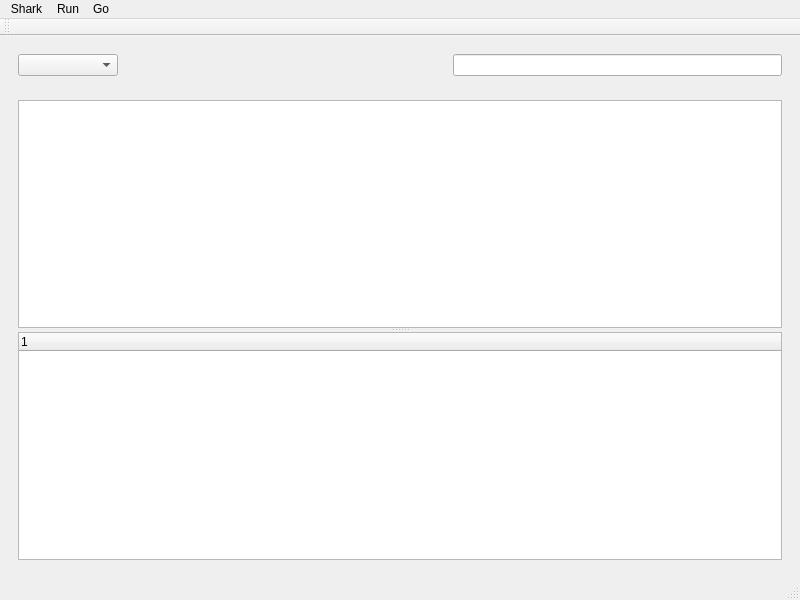
<?xml version="1.0" encoding="UTF-8"?>
<ui version="4.0">
 <class>MainWindow</class>
 <widget class="QMainWindow" name="MainWindow">
  <property name="geometry">
   <rect>
    <x>0</x>
    <y>0</y>
    <width>800</width>
    <height>600</height>
   </rect>
  </property>
  <property name="windowTitle">
   <string>MainWindow</string>
  </property>
  <widget class="QWidget" name="centralwidget">
   <layout class="QVBoxLayout" name="verticalLayout_2">
    <item>
     <widget class="QWidget" name="widget_2" native="true">
      <layout class="QHBoxLayout" name="horizontalLayout">
       <item>
        <widget class="QComboBox" name="comboBox">
         <property name="minimumSize">
          <size>
           <width>100</width>
           <height>0</height>
          </size>
         </property>
        </widget>
       </item>
       <item>
        <spacer name="horizontalSpacer">
         <property name="orientation">
          <enum>Qt::Horizontal</enum>
         </property>
         <property name="sizeHint" stdset="0">
          <size>
           <width>315</width>
           <height>20</height>
          </size>
         </property>
        </spacer>
       </item>
       <item>
        <widget class="QLineEdit" name="lineEdit"/>
       </item>
      </layout>
     </widget>
    </item>
    <item>
     <widget class="QWidget" name="widget" native="true">
      <layout class="QVBoxLayout" name="verticalLayout">
       <item>
        <widget class="QSplitter" name="splitter">
         <property name="orientation">
          <enum>Qt::Vertical</enum>
         </property>
         <widget class="QTableWidget" name="tableWidget"/>
         <widget class="QTreeWidget" name="treeWidget">
          <column>
           <property name="text">
            <string notr="true">1</string>
           </property>
          </column>
         </widget>
        </widget>
       </item>
      </layout>
     </widget>
    </item>
   </layout>
  </widget>
  <widget class="QMenuBar" name="menubar">
   <property name="geometry">
    <rect>
     <x>0</x>
     <y>0</y>
     <width>800</width>
     <height>22</height>
    </rect>
   </property>
   <widget class="QMenu" name="menuproject">
    <property name="title">
     <string>Shark</string>
    </property>
   </widget>
   <widget class="QMenu" name="menurun">
    <property name="title">
     <string>Run</string>
    </property>
    <addaction name="actionstart_stop"/>
    <addaction name="actionclear"/>
   </widget>
   <widget class="QMenu" name="menuGo">
    <property name="title">
     <string>Go</string>
    </property>
    <addaction name="actionnext_Packet"/>
    <addaction name="actionprevious_packet"/>
    <addaction name="actionfirst_packet"/>
    <addaction name="actionlast_packet"/>
    <addaction name="actionscanner"/>
   </widget>
   <addaction name="menuproject"/>
   <addaction name="menurun"/>
   <addaction name="menuGo"/>
  </widget>
  <widget class="QStatusBar" name="statusbar"/>
  <widget class="QToolBar" name="toolBar">
   <property name="windowTitle">
    <string>toolBar</string>
   </property>
   <attribute name="toolBarArea">
    <enum>TopToolBarArea</enum>
   </attribute>
   <attribute name="toolBarBreak">
    <bool>false</bool>
   </attribute>
  </widget>
  <action name="actionstart_stop">
   <property name="icon">
    <iconset resource="src.qrc">
     <normaloff>:/start.png</normaloff>:/start.png</iconset>
   </property>
   <property name="text">
    <string>start/stop</string>
   </property>
  </action>
  <action name="actionclear">
   <property name="icon">
    <iconset resource="src.qrc">
     <normaloff>:/empty.png</normaloff>:/empty.png</iconset>
   </property>
   <property name="text">
    <string>clear</string>
   </property>
  </action>
  <action name="actionnext_Packet">
   <property name="icon">
    <iconset resource="src.qrc">
     <normaloff>:/down.png</normaloff>:/down.png</iconset>
   </property>
   <property name="text">
    <string>next packet</string>
   </property>
  </action>
  <action name="actionprevious_packet">
   <property name="icon">
    <iconset resource="src.qrc">
     <normaloff>:/up.png</normaloff>:/up.png</iconset>
   </property>
   <property name="text">
    <string>previous packet</string>
   </property>
  </action>
  <action name="actionfirst_packet">
   <property name="icon">
    <iconset resource="src.qrc">
     <normaloff>:/upest.png</normaloff>:/upest.png</iconset>
   </property>
   <property name="text">
    <string>first packet</string>
   </property>
  </action>
  <action name="actionlast_packet">
   <property name="icon">
    <iconset resource="src.qrc">
     <normaloff>:/downest.png</normaloff>:/downest.png</iconset>
   </property>
   <property name="text">
    <string>last packet</string>
   </property>
  </action>
  <action name="actionscanner">
   <property name="icon">
    <iconset resource="src.qrc">
     <normaloff>:/scan.png</normaloff>:/scan.png</iconset>
   </property>
   <property name="text">
    <string>scanner</string>
   </property>
  </action>
 </widget>
 <resources>
  <include location="src.qrc"/>
 </resources>
 <connections/>
</ui>
